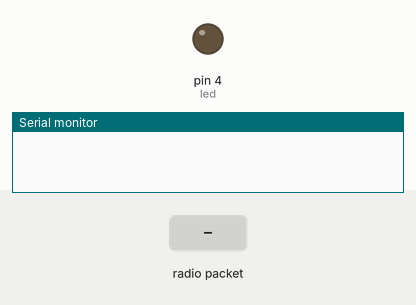
Simulated run of this sketch. Board: Arduino Uno, built with avr-gcc and run on an emulated ATmega328P. Shown: output pins drawn as LEDs (lit = HIGH), the last lines printed to the serial monitor. Inputs (shaded band) come from the test bench. No radio packets arrive unless stated.

Above: at 1.2 s.
1.3 s: radio packet "1" arrives
At 2.2 s:
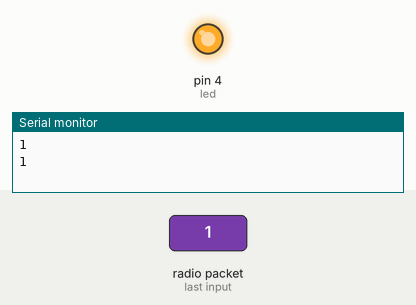
2.9 s: radio packet "0" arrives
At 3.5 s:
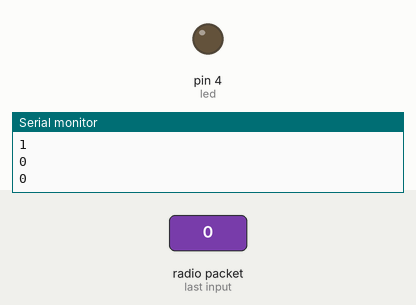
Timing chart, 0 to 5.9 s (numbered marks = the images above; inputs shaded):
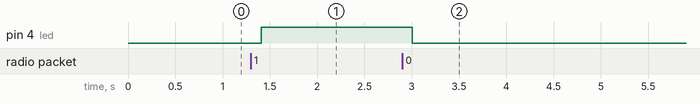

The sketch:

nRF_Arduino_slave.ino
```cpp
#include <SPI.h>
//#include "nRF24L01.h"
#include "RF24.h"
#define led 4
char msg[32];
// RF24(uint16_t _cepin, uint16_t _cspin, uint16_t sck, uint16_t miso, uint16_t mosi)
//RF24 radio(33, 15, 14, 12, 13); // Quan
//RF24 radio(7, 4, 6, 5, 3);
RF24 radio(10,9);

uint64_t addres = 0x11223344AA;
void setup(void) {
  Serial.begin(115200);
  pinMode(led, OUTPUT);
  radio.begin();
  radio.setChannel(52);
  radio.setAutoAck(false);
  radio.setPayloadSize(32);
  // radio.setDataRate(RF24_250KBPS);
  radio.setDataRate(RF24_2MBPS);
  radio.openReadingPipe(1, addres);
  radio.startListening();
}

void loop(void) {
//  digitalWrite(led, HIGH);
  if (radio.available()) {
    radio.read(msg, 4);
    Serial.println(String(msg));
    if (msg[0] == '1') {
      digitalWrite(led, HIGH);
      Serial.println(msg[0]);
    } else if (msg[0] == '0') {
      Serial.println(msg[0]);
      digitalWrite(led, LOW);
    }
    else{
      Serial.println(".");
    }
  }
  else {
//        Serial.println("No radio available");
  }
  delay(200);
}
```

Measured:
- after the input at 1.3 s, pin 4 (led): LOW → HIGH after 0.11 s
- after the input at 2.9 s, pin 4 (led): HIGH → LOW after 0.11 s
